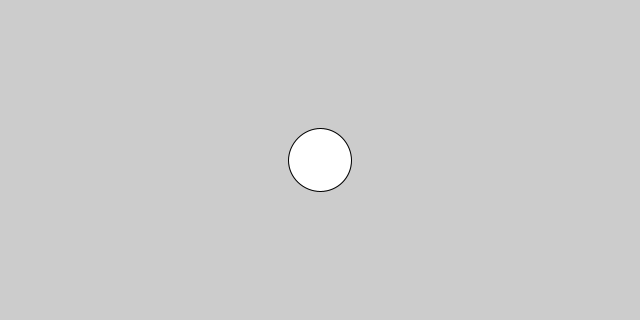
Frame 1 (no input)
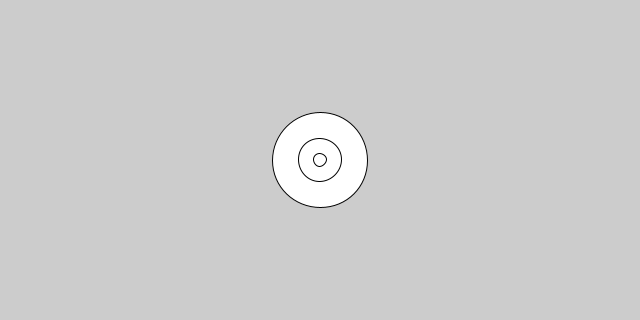
Frame 60 (the mouse pressed at the canvas centre just before this capture)
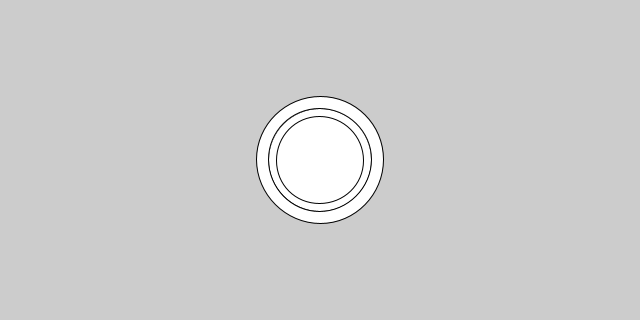
Frame 120 (the mouse held since frame 60 and released just before this capture)

The Processing sketch that drew these frames (run headless with seeded random() and noise(); from frame 60 on, the mouse is pressed at the canvas centre):

// Processing sketch: Guassian_Circles
// ── Guassian_Circles.pde
import java.util.Random;

Random gen;

void setup(){
  size(640, 320);
  gen = new Random();
  
}

void draw(){
  float num = (float) gen.nextGaussian();
  ellipse(width/2, height/2,num*50, num*50);
  
}
